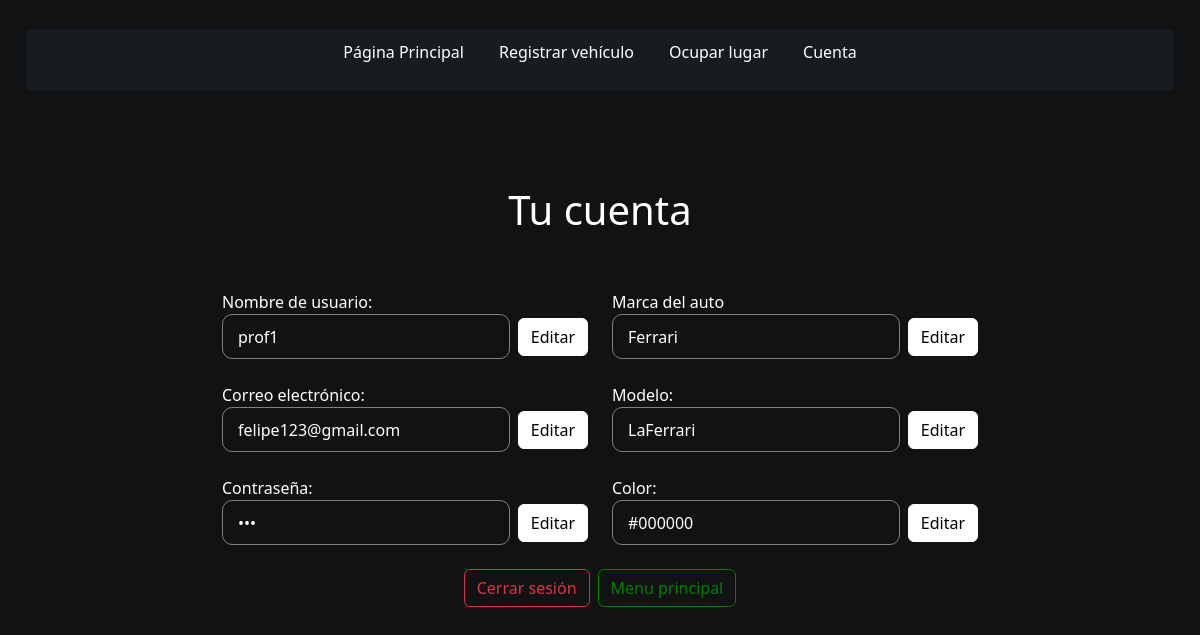
Page /cuenta.php (signed in) on the committed database.
### tables this page shows
CREATE TABLE usuario(
    id INT PRIMARY KEY AUTO_INCREMENT,
    nombre_usuario VARCHAR(50) NOT NULL UNIQUE,
    nombre VARCHAR(50) NOT NULL,
    apellido VARCHAR(50) NOT NULL,
    email VARCHAR(200) NOT NULL UNIQUE,
    contrasenia VARCHAR(200) NOT NULL
);

CREATE TABLE automovil(
    id INT PRIMARY KEY AUTO_INCREMENT,
    marca VARCHAR(100) NOT NULL,
    modelo VARCHAR(100) NOT NULL,
    color VARCHAR(50) NOT NULL,
    id_usuario INT NOT NULL,

    FOREIGN KEY(id_usuario) REFERENCES usuario(id)
);

### cuenta.php (the view, shortened to what this page needs)
<?php
require_once("conexion.php");
try {
    $sql = "SELECT * FROM usuario  WHERE nombre_usuario = :nombreUsuario";
    $stmt = $conexion->prepare($sql);
    $stmt->execute([
        ':nombreUsuario' => $_SESSION["usuario"]
    ]);
    $fila = $stmt->fetch(PDO::FETCH_ASSOC);
    $sqlAuto = "SELECT * FROM automovil WHERE id_usuario = :idUsuario";
    $stmtAuto = $conexion->prepare($sqlAuto);
    $stmtAuto->execute([
        ':idUsuario' => $fila["id"]
    ]);
    $auto = $stmtAuto->fetch(PDO::FETCH_ASSOC);
} catch (PDOException $e) {
    echo "Error: " . $e->getMessage();
}
?>
<!DOCTYPE html>
<html lang="en">
<head>
 <link href="https://cdn.jsdelivr.net/npm/bootstrap@5.3.8/dist/css/bootstrap.min.css"
        rel="stylesheet"
>
    <link rel="stylesheet" href="disenio.css">
</head>
<body class="pagina-cuenta">
    <div class="container-fluid">
         <nav class="tarjetaArriba-principal">
<body>
    <div class="container-fluid p-0">
        <nav class="tarjetaArriba-cuenta">
            <a href="principal.php">
                <p class="textoBlanco-principal">Página Principal</p>
            </a>
            <a href="registra_auto.html">
                <p class="textoBlanco-principal">Registrar vehículo</p>
            </a>
            <a href="ocupar_lugar.html">
                <p class="textoBlanco-principal">Ocupar lugar</p>
            </a>
            <a href="cuenta.php">
                <p class="textoBlanco-principal">Cuenta</p>
            </a>
        </nav>
        <br>
        </nav><br><br><br>
<center>
        <h1>Tu cuenta</h1>
        </center>
<br><br>
        <div class=" row justify-content-center">
            <div class="col-12 col-md-6 col-lg-4">
                <label>Nombre de usuario:</label>
                <div class="d-flex gap-2 align-items-center">
                    <input class="campo-cuenta form control" type="text" id="nombre_usuario" value="<?= htmlspecialchars($fila["nombre_usuario"]) ?>" readonly>
                    <button class="btn btn-primary" style="background-color: white; color: black; border: 1px solid white; max-height: 40px;" onclick="editar('nombre_usuario')">Editar</button>
                </div>
                <br>
                <label>Correo electrónico:</label>
                <div class="d-flex gap-2 align-items-center">
                <input class="campo-cuenta form control" type="email" id="email" value="<?= htmlspecialchars($fila["email"]?? '') ?>" readonly>
                <button class="btn btn-primary" style="background-color: white; color: black; border: 1px solid white; max-height: 40px;" onclick="editar('email')">Editar</button>
                </div>
                <br>
                   <label >Contraseña:</label>
                <div class="d-flex gap-2 align-items-center">
                <input class="campo-cuenta form control" type="password" id="contrasenia" value="<?= htmlspecialchars($fila["contrasenia"]) ?>" readonly>
                <button class="btn btn-primary" style="background-color: white; color: black; border: 1px solid white; max-height: 40px;" onclick="editar('contrasenia')">Editar</button>
                </div>
                <br>
                </div>
                <div class="col-12 col-md-6 col-lg-4" >
                    <label>Marca del auto</label>
                    <div class="d-flex gap-2 align-items-center">
                      <input class="campo-cuenta form-control" type="text" id="marca" value="<?= htmlspecialchars($auto["marca"]) ?>" readonly>
                      <button class="btn btn-primary" style="background-color: white; color: black; border: 1px solid white; max-height: 40px;" onclick="editar('marca')">Editar</button>
                      </div>
                      <br>
                      <label>Modelo:</label>
                      <div class="d-flex gap-2 align-items-center">
                      <input class="campo-cuenta form-control"type="text" id="modelo" value="<?= htmlspecialchars($auto["modelo"] ) ?>"readonly>
                      <button class="btn btn-primary" style="background-color: white; color: black; border: 1px solid white; max-height: 40px;" onclick="editar('modelo')">Editar</button>
                      </div>
                      <br>
                      <label> Color: </label>
                      <div class="d-flex gap-2 align-items-center">
                      <input class="campo-cuenta form-control"id="color"type="text"value="<?= htmlspecialchars($auto["color"] ) ?>"readonly>
                      <button class="btn btn-primary" style="background-color: white; color: black; border: 1px solid white; max-height: 40px;" onclick="editar('color')">Editar</button>
                      </div>
                </div>
                <div class="d-flex justify-content-center gap-2">
                <form action="cerrar_sesion.php" method="post">
                    <button class="btn btn-danger "style=" background-color: transparent; border-color: #dc3545; color: #dc3545;" type="submit">Cerrar sesión</button>
                </form>
                <form action="principal.html" method="post">
                    <button class="btn btn-danger "style=" background-color: transparent; border-color: green; color: green;" type="submit">Menu principal</button>
                </form>
                 </div>
        </div>
    </div>
</body>
</html>

### disenio.css (style rules this page uses)
html, body { margin: 0; padding: 0; min-height: 100%; background-color: #101214; color: white; }
body { min-height: 100vh; padding: 30px 15px; }
.tarjetaArriba, .tarjetaArriba-cuenta { display: flex; justify-content: center; align-items: center; gap: 35px; flex-wrap: wrap; width: 100%; min-height: 60px; padding: 10px 20px; background-color: #181c1f; }
.tarjetaArriba a, .tarjetaArriba-cuenta a { color: white; text-decoration: none; }
.campo-cuenta { display: block; width: 100%; height: 45px; padding: 0 15px; background-color: transparent; color: white; border: 1px solid gray; border-radius: 10px; box-sizing: border-box; }

### rows in the picture
usuario: nombre_usuario "prof1", email "felipe123@gmail.com"
automovil: marca "Ferrari", modelo "LaFerrari"
